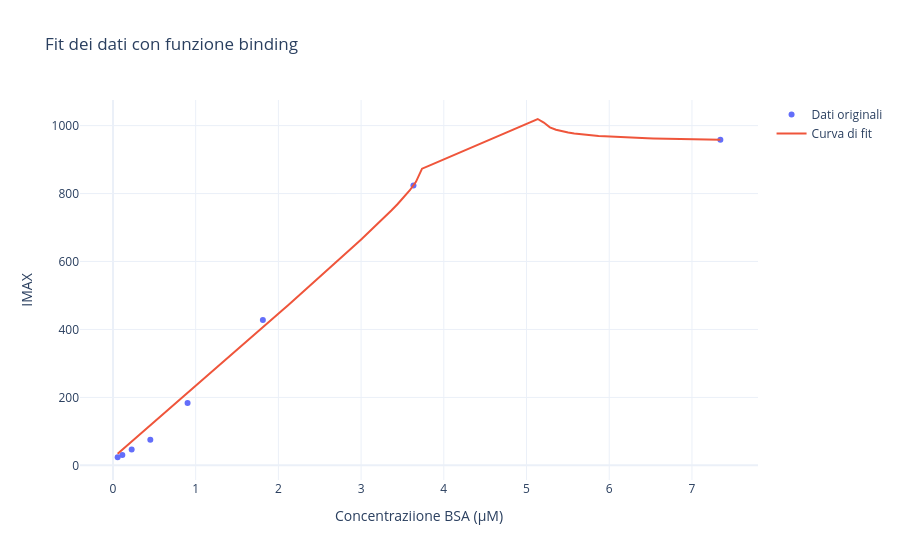

Notebook code cell kept with this figure:
### Code cell
# Rimuovere l'ultimo valore da concentration e IMAX_values
P = C_f_reale[0:8]  # ho rimosso la curva più bassa
y = IMAX_values[0:8]  # ho rimosso la curva più bassa

# Esegui il fit con curve_fit
initial_params = [300, 3, 10]  # Δη = max(y), n = 3 (numero di siti di legame), KD = valore medio di P
# Increase maxfev to allow more iterations
# Increase maxfev and add bounds to constrain the parameters
popt, pcov = curve_fit(funzione_binding, P, y, p0=initial_params, sigma=error_IMAX_values[0:8], maxfev=10000)

# Parametri ottimizzati
Δη_fit_1, n_fit_1, KD_fit_1 = popt
# Calcola gli errori sui parametri del fit
errors = np.sqrt(np.diag(pcov))
error_Δη_1, error_n_1, error_KD_1 = errors



# Crea un array di valori per P per il grafico del fit
P_fit = np.linspace(min(P), max(P), 100)
y_fit = funzione_binding(P_fit, Δη_fit_1, n_fit_1, KD_fit_1)

# Crea il grafico con Plotly
fig = go.Figure()
fig.add_trace(go.Scatter(x=P, y=y, mode='markers', name='Dati originali'))
fig.add_trace(go.Scatter(x=P_fit, y=y_fit, mode='lines', name='Curva di fit'))
fig.update_layout(
    title='Fit dei dati con funzione binding',
    xaxis_title='Concentraziione BSA (µM)',
    yaxis_title='IMAX',
    template='plotly_white'
)
fig.show()

# Crea un DataFrame Pandas con i risultati del fit
fit_results_df = pd.DataFrame({
    'Parameter': ['Δη', 'n', 'KD'],
    'Value': [Δη_fit_1, n_fit_1, KD_fit_1]
})
# Add the fit results to the DataFrame
fit_results_df['Error'] = [error_Δη_1, error_n_1, error_KD_1]

# Display the updated DataFrame
display(fit_results_df)
print("Matrice di covarianza (pcov):")
print(pcov)

### Figure 1 — Plotly figure (JSON) as saved in the notebook; plotly's stock layout.template omitted (floating-point values rounded to 4 significant figures)
{"data": [{"mode": "markers", "name": "Dati originali", "type": "scatter", "x": [7.343, 3.633, 1.812, 0.902, 0.4516, 0.2261, 0.1134, 0.05664], "y": [958.0, 823.4, 427.9, 183.6, 75.42, 46.35, 30.47, 23.88]}, {"mode": "lines", "name": "Curva di fit", "type": "scatter", "x": [0.05664, 0.1302, 0.2038, 0.2774, 0.3511, 0.4247, 0.4983, 0.5719, 0.6455, 0.7191, 0.7927, 0.8663, 0.9399, 1.013, 1.087, 1.161, 1.234, 1.308, 1.381, 1.455, 1.529, 1.602, 1.676, 1.75, 1.823, 1.897, 1.97, 2.044, 2.118, 2.191, 2.265, 2.338, 2.412, 2.486, 2.559, 2.633, 2.706, 2.78, 2.854, 2.927, 3.001, 3.074, 3.148, 3.222, 3.295, 3.369, 3.442, 3.516, 3.59, 3.663, 3.737, 3.81, 3.884, 3.958, 4.031, 4.105, 4.178, 4.252, 4.326, 4.399, 4.473, 4.546, 4.62, 4.694, 4.767, 4.841, 4.914, 4.988, 5.062, 5.135, 5.209, 5.282, 5.356, 5.43, 5.503, 5.577, 5.65, 5.724, 5.798, 5.871, 5.945, 6.018, 6.092, 6.166, 6.239, 6.313, 6.386, 6.46, 6.534, 6.607, 6.681, 6.755, 6.828, 6.902, 6.975, 7.049, 7.123, 7.196, 7.27, 7.343], "y": [34.52, 50.03, 65.54, 81.06, 96.58, 112.1, 127.6, 143.2, 158.7, 174.3, 189.8, 205.4, 220.9, 236.5, 252.1, 267.7, 283.3, 298.9, 314.5, 330.2, 345.8, 361.5, 377.1, 392.8, 408.5, 424.3, 440.0, 455.8, 471.6, 487.4, 503.3, 519.1, 535.1, 551.0, 567.1, 583.1, 599.3, 615.5, 631.8, 648.2, 664.8, 681.5, 698.4, 715.5, 733.0, 750.9, 769.3, 788.8, 809.8, 834.4, 873.1, 880.8, 888.5, 896.2, 903.9, 911.6, 919.3, 927.0, 934.7, 942.4, 950.1, 957.8, 965.5, 973.2, 980.9, 988.6, 996.3, 1004.0, 1012.0, 1019.0, 1009.0, 994.8, 987.8, 983.1, 979.5, 976.8, 974.5, 972.6, 971.0, 969.6, 968.4, 967.3, 966.4, 965.5, 964.7, 964.0, 963.3, 962.7, 962.2, 961.7, 961.2, 960.8, 960.4, 960.0, 959.6, 959.3, 959.0, 958.7, 958.4, 958.1]}], "layout": {"title": {"text": "Fit dei dati con funzione binding"}, "xaxis": {"title": {"text": "Concentraziione BSA (µM)"}}, "yaxis": {"title": {"text": "IMAX"}}}}
